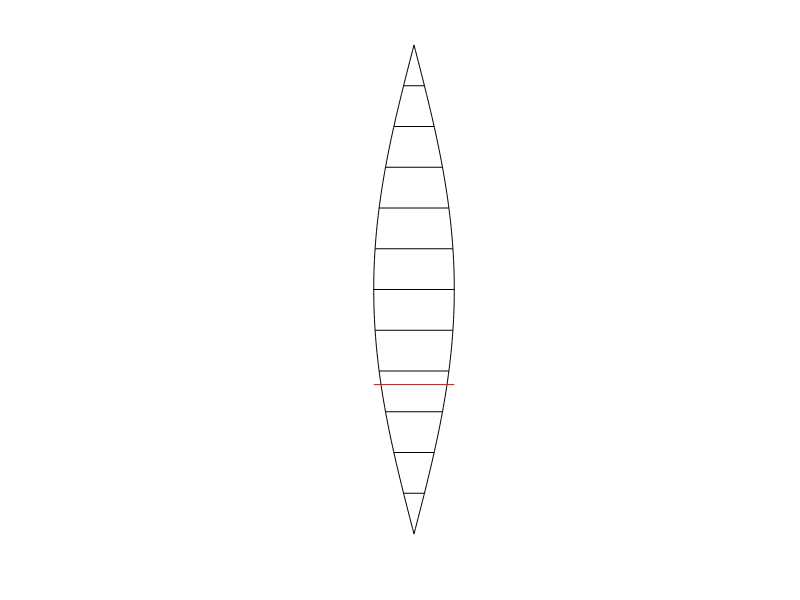

Recreate this plot in MATLAB.
% split a sphere into lunes (outside of the wedge)
clear;
%clc;

%%%%%%%%%%%%%%%%%%%%%%%%%%%%%%%%%%%%%%%%%%%%%%%%%%%%%%%%%%%%%%%%
% USER INPUTS

c = 100; % circumference
n = 12;  % points in curves
m = 12;   % number of lunes
q = 1;   % number of lunes to display
z = 90;  % accurate curves

%%%%%%%%%%%%%%%%%%%%%%%%%%%%%%%%%%%%%%%%%%%%%%%%%%%%%%%%%%%%%%%%
% CAULCULATED VALUES

r = c / (2 * pi);

phi = 2 * pi / m;

nr = r * sin(phi / 2);
theta = linspace(-pi/2, pi/2, n+1);

tx = nr * cos(theta);
ty = linspace(-c/4, c/4, n+1);

%%%%%%%%%%%%%%%%%%%%%%%%%%%%%%%%%%%%%%%%%%%%%%%%%%%%%%%%%%%%%%%%
% LUNE CURVES

x = nr * cos(linspace(-pi/2, pi/2, z));
y = linspace(-c/4, c/4, z);

x = [x, -fliplr(x)];
y = [y,  fliplr(y)];

%%%%%%%%%%%%%%%%%%%%%%%%%%%%%%%%%%%%%%%%%%%%%%%%%%%%%%%%%%%%%%%%
% INTERIOR LINES

x2 = [tx ; -tx; NaN * ones(size(tx))];
x2 = x2(:);
y2 = repelem(ty,3);


%%%%%%%%%%%%%%%%%%%%%%%%%%%%%%%%%%%%%%%%%%%%%%%%%%%%%%%%%%%%%%%%
% EXTERIOR LINES

total_visible_width = q * 2 * nr;

x3 = repmat([0 1 NaN]*total_visible_width, n + 1);
y3 = repelem(ty, 3);

%%%%%%%%%%%%%%%%%%%%%%%%%%%%%%%%%%%%%%%%%%%%%%%%%%%%%%%%%%%%%%%%
% PRINT

lune_width = (2 * nr) / 2.54

disp('width list')
blarg = tx' * 2 / 2.54;
for ii = blarg
    disp(sprintf('%10.2f\n', ii))
end

%%%%%%%%%%%%%%%%%%%%%%%%%%%%%%%%%%%%%%%%%%%%%%%%%%%%%%%%%%%%%%%%
% PLOT

figure(1);
clf;
hold on;

for ii = 1:q
    % lune
    plot((ii - 0.5) * 2 * nr + x,  y,  'k');
    % lines interior to lune
    plot((ii - 0.5) * 2 * nr + x2, y2, 'k');
end

% draw lines across
%plot(x3, y3, 'g');

% border
%plot([0 0 1 1 0]*total_visible_width, [-1 1 1 -1 -1]*c/4, 'k');

% cut line
plot([0 1]*total_visible_width, [1 1]*(-35/90)*c/4, 'r');

axis('equal');
axis('off');
hold off;

saveas(1, 'hat_arcs.svg')

